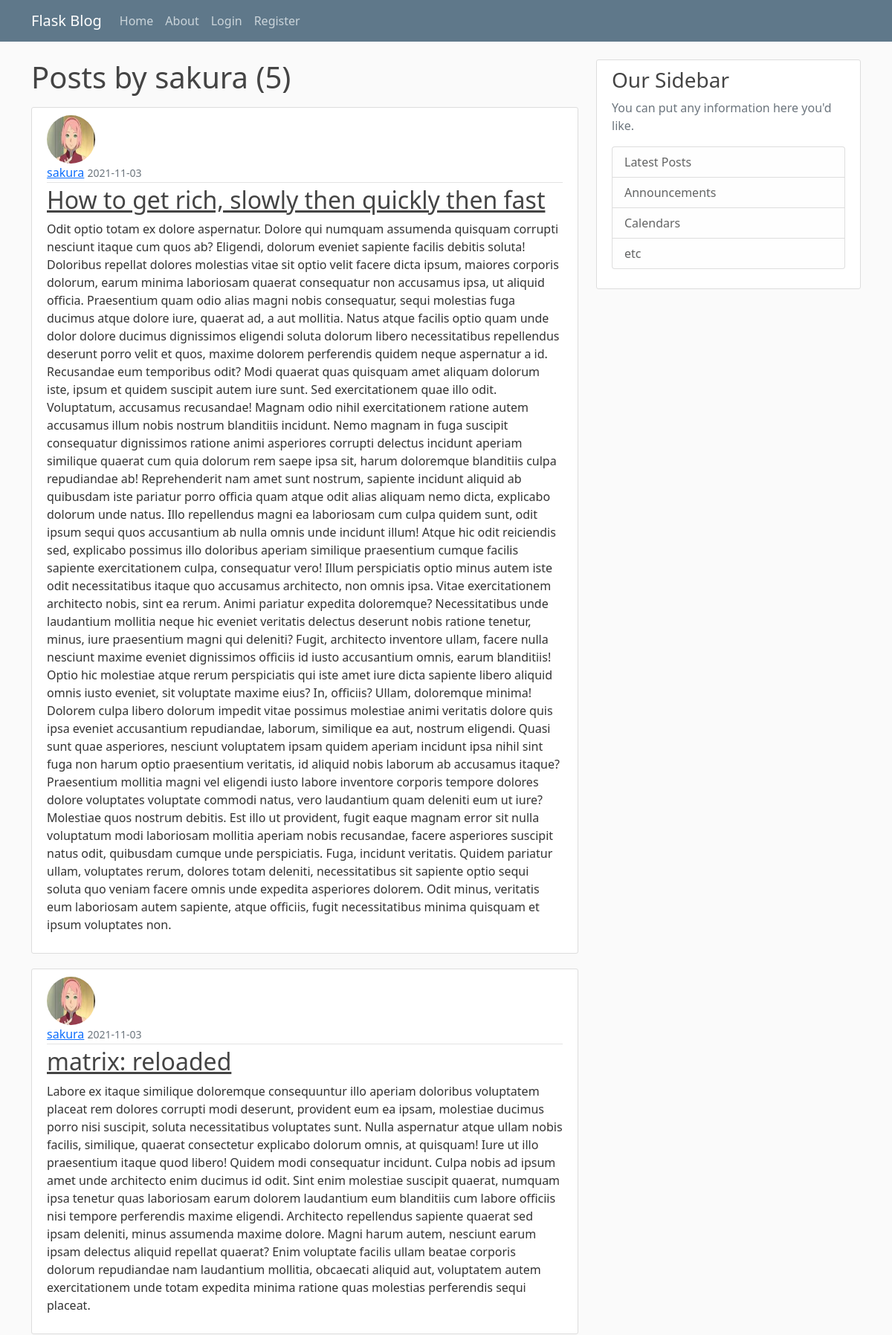
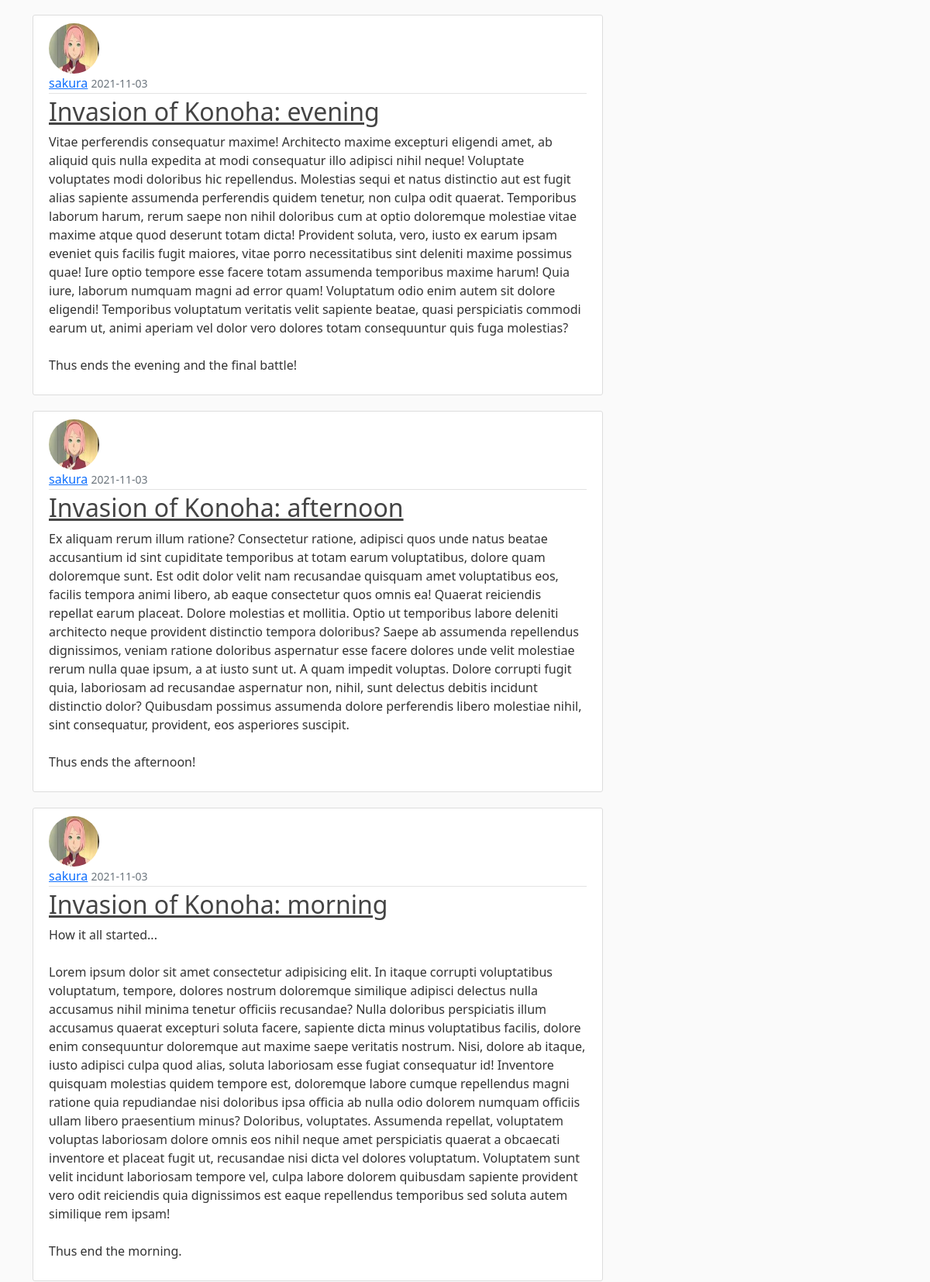
The app's page /author/sakura (upper part) with its own data (2 pictures, top to bottom).
### flaskblog/models.py (models this page shows, shortened)
class User(db.Model, UserMixin):
    id = db.Column(db.Integer, primary_key=True)
    username = db.Column(db.String(20), unique=True, nullable=False)
    email = db.Column(db.String(120), unique=True, nullable=False)
    image_file = db.Column(db.String(20), unique=False, default='default.jpg')
    password = db.Column(db.String(60), nullable=False)
    posts = db.relationship('Post', backref='author', lazy=True)

class Post(db.Model):
    id = db.Column(db.Integer, primary_key=True)
    title = db.Column(db.String(100), nullable=False)
    date_posted = db.Column(db.DateTime, nullable=False,
                            default=datetime.utcnow)
    content = db.Column(db.Text, nullable=False)
    user_id = db.Column(db.Integer, db.ForeignKey('user.id'), nullable=False)

### flaskblog/routes.py (the view)
@app.route('/author/<string:username>')
def author_posts(username):
    page = request.args.get('page', 1, type=int)
    user = User.query.filter_by(username=username).first_or_404()
    posts = Post.query.filter_by(author=user).order_by(Post.date_posted.desc()).paginate(page=page, per_page=5)
    return render_template("author_posts.html", posts=posts, author=user)

### flaskblog/templates/author_posts.html (shortened to what this page needs)
{% extends "layout.html" %}
{% block content %}
    <h1 class="mb-3">Posts by {{ author.username }} ({{posts.total}}) </h1>
<main>
    {% for post in posts.items %}
    <article class="media content-section">
        <img class="rounded-circle article-img"
            src="{{ url_for('static', filename='profile_pics/' + post.author.image_file) }}" alt="">
        <div class="media-body">
            <div class="article-metadata">
                <a class="mr-2" href="{{ url_for('author_posts', username=post.author.username) }}">{{ post.author.username }}</a>
                <small class="text-muted">{{ post.date_posted.strftime('%Y-%m-%d') }}</small>
            </div>
            <h2><a class="article-title" href="{{url_for('post', post_id=post.id)}}">{{ post.title }}</a></h2>
            <p class="article-content">{{ post.content }}</p>
        </div>
    </article>
    {% endfor %}
</main>
{% endblock %}

### flaskblog/static/style.css (style rules this page uses)
body { background: #fafafa; color: #333333; margin-top: 5rem; }
h1, h2, h3, h4, h5, h6 { color: #444444; }
.content-section { background: #ffffff; padding: 10px 20px; border: 1px solid #dddddd; border-radius: 3px; margin-bottom: 20px; }
.article-title { color: #444444; }
.article-content { white-space: pre-line; }
.article-img { height: 65px; width: 65px; margin-right: 16px; }
.article-metadata { padding-bottom: 1px; margin-bottom: 4px; border-bottom: 1px solid #e3e3e3 }

### records on screen
User: username "sakura"
Post: image_file (picture), author.username "sakura", date_posted "2021-11-03", title "How to get rich, slowly then quickly then fast", content "Odit optio totam ex dolore aspernatur. Dolore qui numquam assumenda quisquam corrupti nesciunt itaque cum quos ab? Eligendi, dolorum eveniet sapiente facilis debitis soluta! Doloribus repellat dolores molestias vitae sit optio velit facere dicta ipsum, maiores corporis dolorum, earum minima laboriosam quaerat consequatur non accusamus ipsa, ut aliquid officia. Praesentium quam odio alias magni nobis consequatur, sequi molestias fuga ducimus atque dolore iure, quaerat ad, a aut mollitia. Natus atque facilis optio quam unde dolor dolore ducimus dignissimos eligendi soluta dolorum libero necessitatibus repellendus deserunt porro velit et quos, maxime dolorem perferendis quidem neque aspernatur…"
Post: image_file (picture), author.username "sakura", date_posted "2021-11-03", title "matrix: reloaded", content "Labore ex itaque similique doloremque consequuntur illo aperiam doloribus voluptatem placeat rem dolores corrupti modi deserunt, provident eum ea ipsam, molestiae ducimus porro nisi suscipit, soluta necessitatibus voluptates sunt. Nulla aspernatur atque ullam nobis facilis, similique, quaerat consectetur explicabo dolorum omnis, at quisquam! Iure ut illo praesentium itaque quod libero! Quidem modi consequatur incidunt. Culpa nobis ad ipsum amet unde architecto enim ducimus id odit. Sint enim molestiae suscipit quaerat, numquam ipsa tenetur quas laboriosam earum dolorem laudantium eum blanditiis cum labore officiis nisi tempore perferendis maxime eligendi. Architecto repellendus sapiente…"
Post: image_file (picture), author.username "sakura", date_posted "2021-11-03", title "Invasion of Konoha: evening", content "Vitae perferendis consequatur maxime! Architecto maxime excepturi eligendi amet, ab aliquid quis nulla expedita at modi consequatur illo adipisci nihil neque! Voluptate voluptates modi doloribus hic repellendus. Molestias sequi et natus distinctio aut est fugit alias sapiente assumenda perferendis quidem tenetur, non culpa odit quaerat. Temporibus laborum harum, rerum saepe non nihil doloribus cum at optio doloremque molestiae vitae maxime atque quod deserunt totam dicta! Provident soluta, vero, iusto ex earum ipsam eveniet quis facilis fugit maiores, vitae porro necessitatibus sint deleniti maxime possimus quae! Iure optio tempore esse facere totam assumenda temporibus maxime harum! Quia…"
Post: image_file (picture), author.username "sakura", date_posted "2021-11-03", title "Invasion of Konoha: afternoon", content "Ex aliquam rerum illum ratione? Consectetur ratione, adipisci quos unde natus beatae accusantium id sint cupiditate temporibus at totam earum voluptatibus, dolore quam doloremque sunt. Est odit dolor velit nam recusandae quisquam amet voluptatibus eos, facilis tempora animi libero, ab eaque consectetur quos omnis ea! Quaerat reiciendis repellat earum placeat. Dolore molestias et mollitia. Optio ut temporibus labore deleniti architecto neque provident distinctio tempora doloribus? Saepe ab assumenda repellendus dignissimos, veniam ratione doloribus aspernatur esse facere dolores unde velit molestiae rerum nulla quae ipsum, a at iusto sunt ut. A quam impedit voluptas. Dolore corrupti fugit…"
Post: image_file (picture), author.username "sakura", date_posted "2021-11-03", title "Invasion of Konoha: morning", content "How it all started... Lorem ipsum dolor sit amet consectetur adipisicing elit. In itaque corrupti voluptatibus voluptatum, tempore, dolores nostrum doloremque similique adipisci delectus nulla accusamus nihil minima tenetur officiis recusandae? Nulla doloribus perspiciatis illum accusamus quaerat excepturi soluta facere, sapiente dicta minus voluptatibus facilis, dolore enim consequuntur doloremque aut maxime saepe veritatis nostrum. Nisi, dolore ab itaque, iusto adipisci culpa quod alias, soluta laboriosam esse fugiat consequatur id! Inventore quisquam molestias quidem tempore est, doloremque labore cumque repellendus magni ratione quia repudiandae nisi doloribus ipsa officia ab nulla odio…"

### other values on screen
{{ posts.total }} "5"
